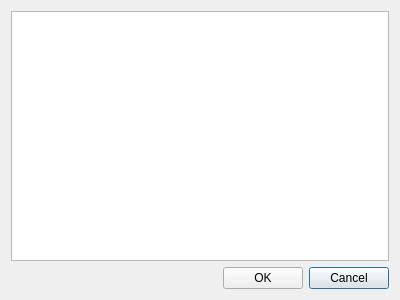
<?xml version="1.0" encoding="UTF-8"?>
<ui version="4.0">
 <class>DialogChooseContact</class>
 <widget class="QDialog" name="DialogChooseContact">
  <property name="geometry">
   <rect>
    <x>0</x>
    <y>0</y>
    <width>400</width>
    <height>300</height>
   </rect>
  </property>
  <property name="windowTitle">
   <string>Dialog</string>
  </property>
  <layout class="QGridLayout" name="gridLayout">
   <item row="0" column="0" colspan="3">
    <widget class="QListWidget" name="listWidgetContact"/>
   </item>
   <item row="1" column="0">
    <spacer name="horizontalSpacer">
     <property name="orientation">
      <enum>Qt::Horizontal</enum>
     </property>
     <property name="sizeHint" stdset="0">
      <size>
       <width>40</width>
       <height>20</height>
      </size>
     </property>
    </spacer>
   </item>
   <item row="1" column="2">
    <widget class="QPushButton" name="btnCancel">
     <property name="text">
      <string>Cancel</string>
     </property>
        <property name="qssGroup" stdset="0">
         <string>ToolButton</string>
        </property>
    </widget>
   </item>
   <item row="1" column="1">
    <widget class="QPushButton" name="btnOK">
     <property name="text">
      <string>OK</string>
     </property>
        <property name="qssGroup" stdset="0">
         <string>ToolButton</string>
        </property>
    </widget>
   </item>
  </layout>
 </widget>
 <resources/>
 <connections/>
</ui>
